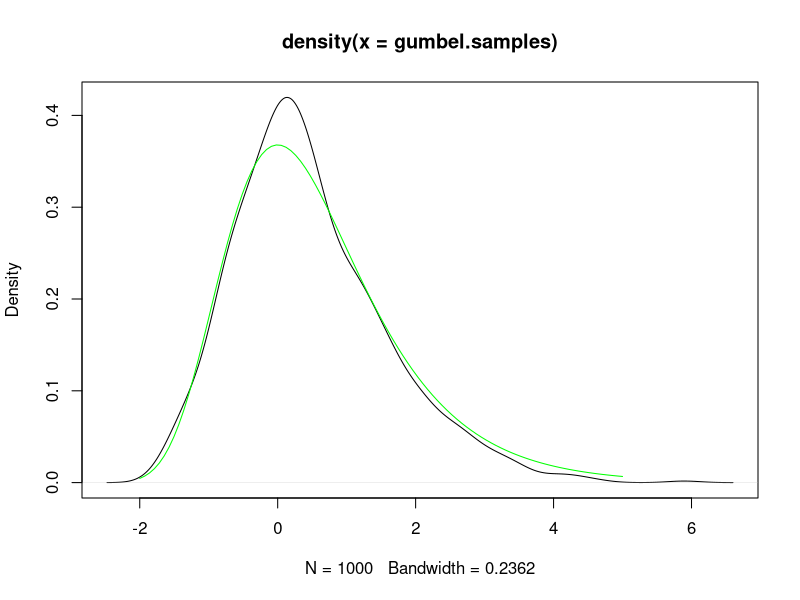
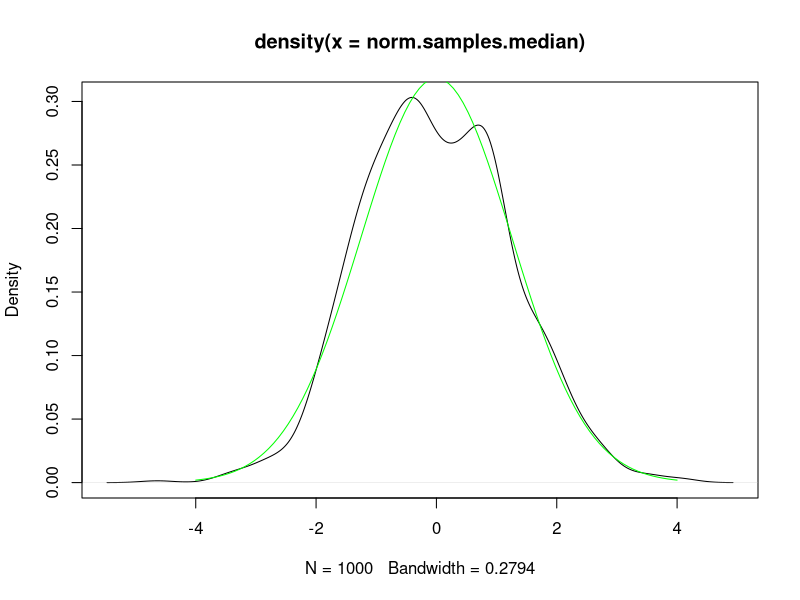

R code for these plots, in order:
require(graphics)

n = 10000
run.times = 1000
total.times <- n * run.times
norm.samples.vector <- rnorm(total.times)
norm.samples.matrix <- matrix(norm.samples.vector, nrow = n)
norm.samples.max <- apply(norm.samples.matrix, 2, max)
b.n <- qnorm(1-1/n)
a.n <- b.n
gumbel.samples = a.n * (norm.samples.max - b.n)

plot(density(gumbel.samples))

CalculateGulbelDesity <- function(x, mu = 0, beta = 1) {
  return(1/beta * exp(-(x + exp(-(x - mu)/beta))))
}
x.vector <- seq(from = -2, to = 5, length.out = 100)
y.vector = CalculateGulbelDesity(x.vector)
lines(x.vector, y.vector, col="green")


require(graphics)
n = 10000
run.times = 1000
total.times <- n * run.times
norm.samples.vector <- rnorm(total.times)
norm.samples.matrix <- matrix(norm.samples.vector, nrow = n)
norm.samples.median <- apply(norm.samples.matrix, 2, median)


norm.samples.median <- sqrt(n) * (norm.samples.median - qnorm(1/2))
plot(density(norm.samples.median))
sd <- 1 / (2 * dnorm(qnorm(1/2)))
x.vector <- seq(from = -4, to = 4, length.out = 100)
y.vector = dnorm(x.vector, sd=sd)
lines(x.vector, y.vector, col="green")